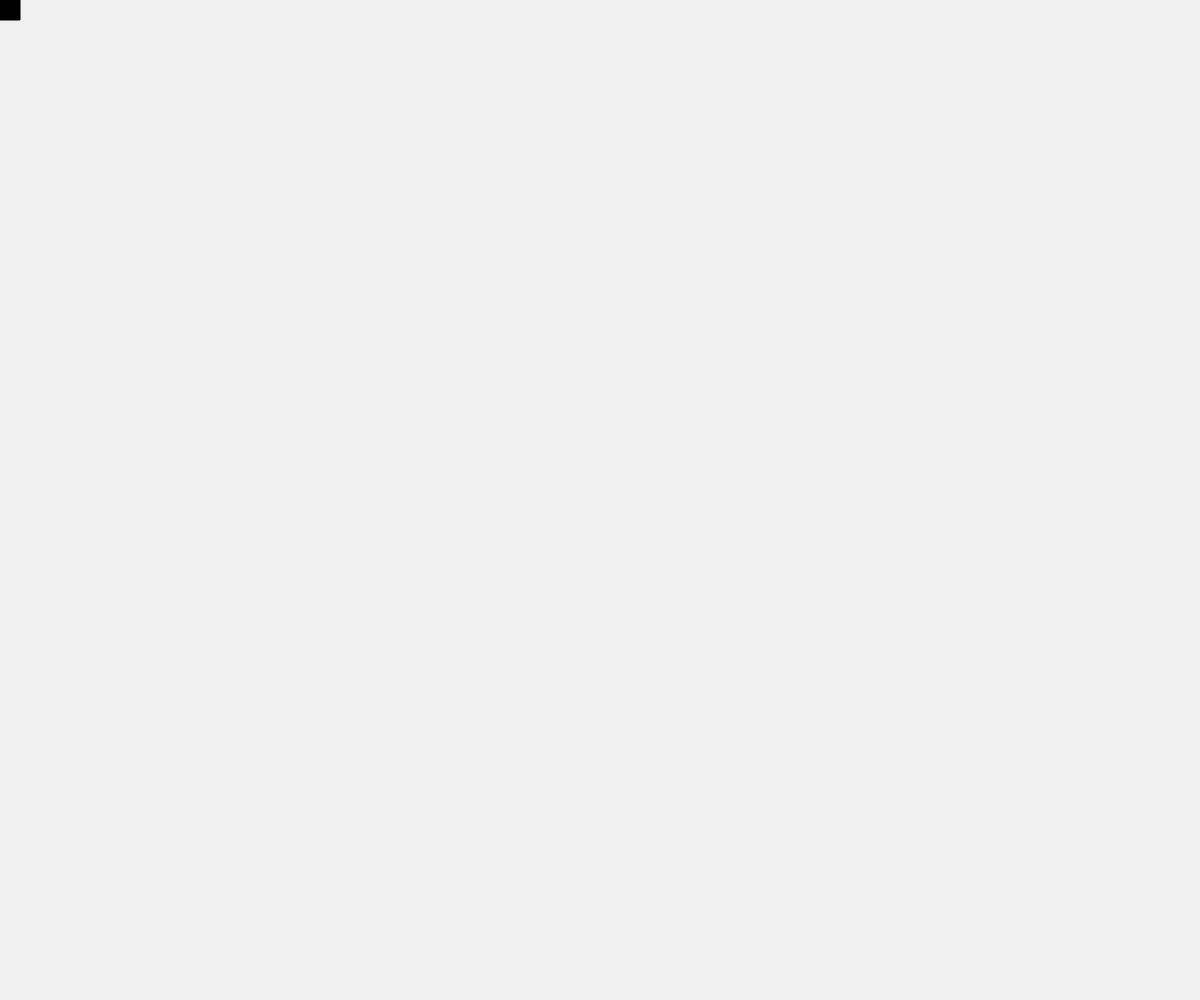
Frame 1 (no input)
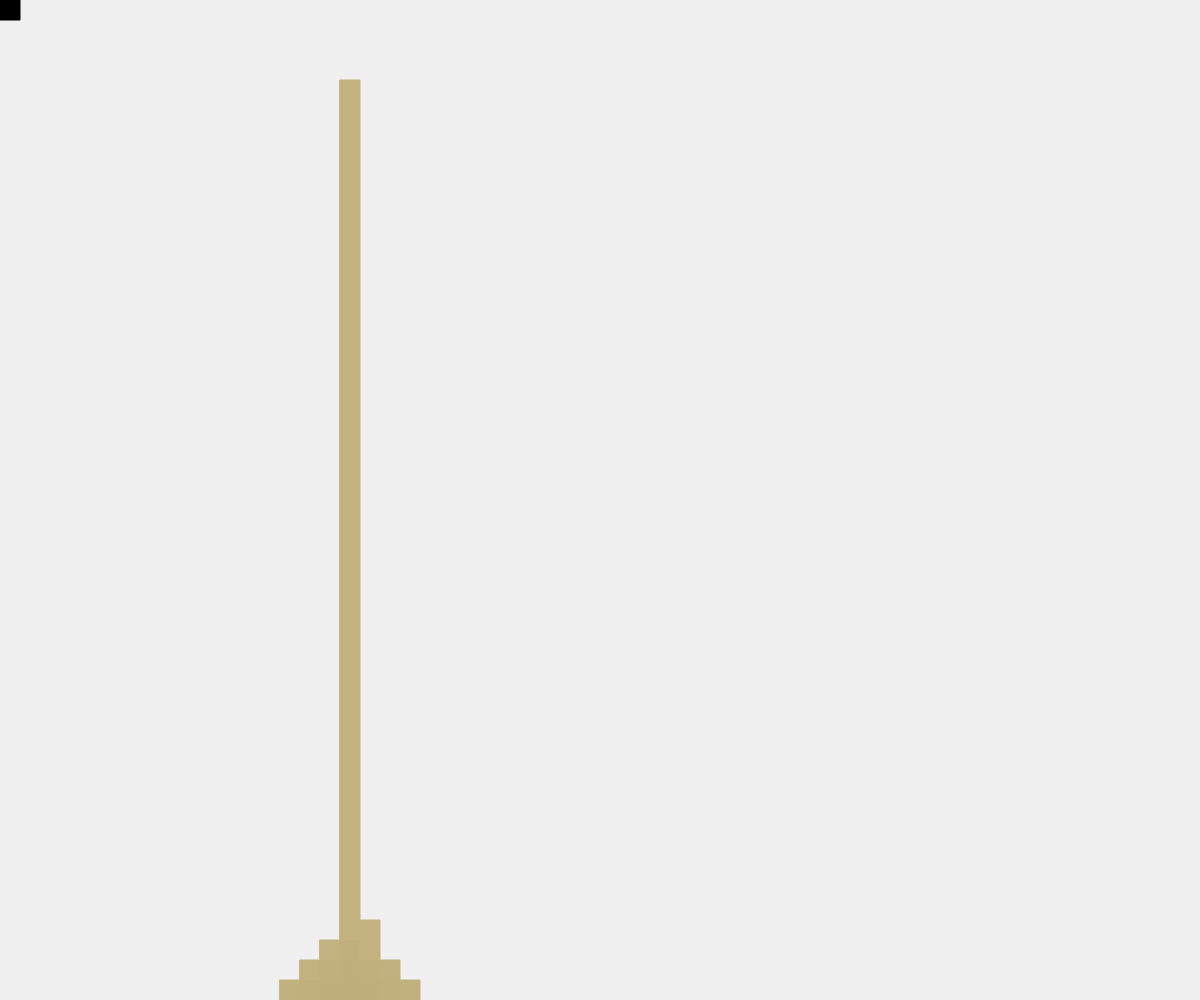
Frame 60 (no input)
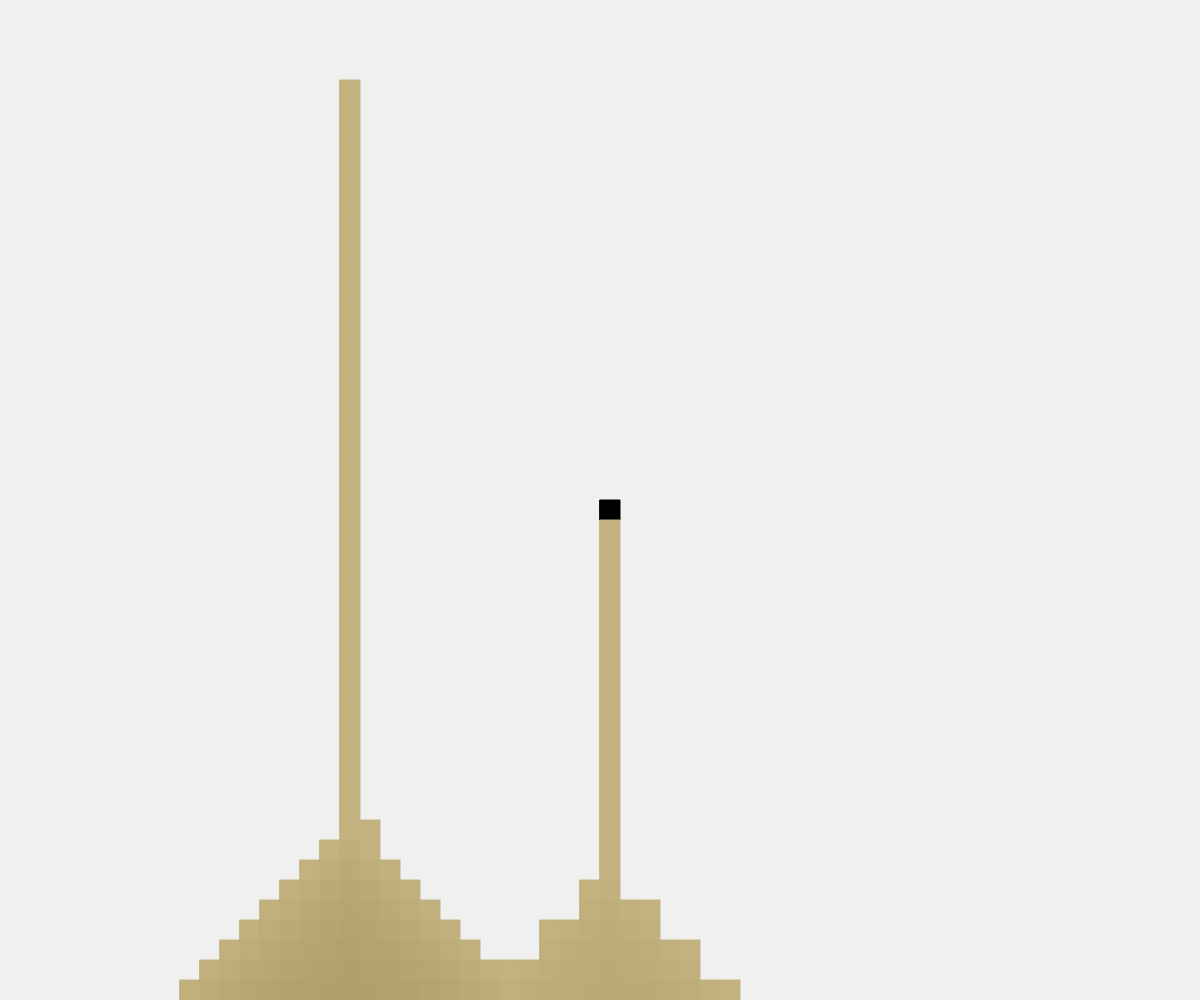
Frame 120 (the mouse pressed at the canvas centre since frame 60)

The p5.js sketch that drew these frames (run headless with seeded random() and noise() and a simulated clock; from frame 60 on, the mouse is pressed at the canvas centre):

// p5.js sketch
// ── sketch.js
// Canvas variables
const gridSize = 20;
const backgroundColor = [240, 240, 240];
let canvasWidth, canvasHeight;

let grid = [];
let particleType = 1;   // 1 for sand, 2 for water, 3 for wall, etc.

function setup() {
    canvasWidth = floor(windowWidth / gridSize) * gridSize;
    canvasHeight = floor(windowHeight / gridSize) * gridSize;

    createCanvas(canvasWidth, canvasHeight);
    background(backgroundColor);

    // Create grid
    let grid_height = floor(windowHeight / gridSize)
    let grid_width = floor(windowWidth / gridSize)

    for (let i = 0; i < grid_height; i++) {
        grid.push([]);

        for (let j = 0; j < grid_width; j++) {
            grid[i].push(0);
        }
    }

    frameRate(60);
}

function draw() {
    background(backgroundColor);

    // Draw mouse cursor
    fill(0, 0, 0);
    stroke(0, 0, 0);
    rect(roundToGrid(mouseX), roundToGrid(mouseY), gridSize, gridSize);

    updateParticles();

    displayParticles();

    spawnParticles(17, 3);

    if (mouseIsPressed) {
        let gridX = convertPixelsToGrid(mouseX);
        let gridY = convertPixelsToGrid(mouseY);

        if (gridY < grid.length && gridX < grid[0].length && gridY >= 0 && gridX >= 0) {
            if (particleType == 0) {
                grid[gridY][gridX] = 0;
                grid[gridY][gridX+1] = 0;
                grid[gridY][gridX-1] = 0;
                grid[gridY+1][gridX] = 0;
                grid[gridY+1][gridX+1] = 0;
                grid[gridY+1][gridX-1] = 0;
                grid[gridY-1][gridX] = 0;
                grid[gridY-1][gridX+1] = 0;
                grid[gridY-1][gridX-1] = 0;
            }
            else if (grid[gridY][gridX] == 0) {
                if (particleType == 1) {
                    grid[gridY][gridX] = new Sand(gridX, gridY);
                }
            }

        }
    }
}

function keyPressed() {
    if (key == '1') {
        particleType = 1;
    }
    else if (key == '0') {
        particleType = 0;
    }
}

function updateParticles() {
    for (let j = 0; j < grid[0].length; j++) {
        for (let i = grid.length - 1; i >= 0; i--) {
            if (grid[i][j] != 0) {
                grid[i][j].update();
            }
        }
    }
}

function displayParticles() {
    for (let i = 0; i < grid.length; i++) {
        for (let j = 0; j < grid[i].length; j++) {
            if (grid[i][j] != 0) {
                grid[i][j].show();
            }
        }
    }
}

function spawnParticles(x, y) {
    grid[y][x] = new Sand(x, y);
}

// Conversion functions
function roundToGrid(val) {
    return floor(val / gridSize) * gridSize;
}

function convertGridToPixels(val) {
    return val * gridSize;
}

function convertPixelsToGrid(val) {
    return floor(val / gridSize);
}

// ── Sand.js
const colorShift = 0.25;
const sandColorBright = [194, 178, 128];
const sandColorDark = [80, 64, 14];
const particleSpeed = 1;

class Sand {
    constructor(x, y) {
        this.particlePos = [x, y];
        this.particleSpeed = 1;
        this.particleAge = 0;
        this.updated = false;
        this.color = sandColorBright;
    }

    update() {
        if (!this.updated) {
            this.particleAge++;

            this.moveParticle();
            this.changeColor();
            this.updated = true;
        }
    }

    moveParticle() {
        this.particleSpeed = particleSpeed;

        if (this.particleSpeed > 0) {
            // See if it's at the bottom of the screen
            if (this.particlePos[1] + this.particleSpeed >= grid.length) {
                this.particlePos[1] = grid.length - 1;
                grid[this.particlePos[1]][this.particlePos[0]] = this;
                this.particleSpeed = 0;
            }
            // See if it can go down
            else if (grid[this.particlePos[1] + this.particleSpeed][this.particlePos[0]] == 0) {
                grid[this.particlePos[1] + this.particleSpeed][this.particlePos[0]] = this;
                grid[this.particlePos[1]][this.particlePos[0]] = 0;

                this.particlePos[1] += this.particleSpeed;
            }
            // See if it can go down right
            else if (this.particlePos[0] + 1 < grid[0].length && grid[this.particlePos[1] + this.particleSpeed][this.particlePos[0] + 1] == 0) {
                grid[this.particlePos[1] + this.particleSpeed][this.particlePos[0] + 1] = this;
                grid[this.particlePos[1]][this.particlePos[0]] = 0;

                this.particlePos[1] += this.particleSpeed;
                this.particlePos[0]++;
            }
            // See if it can go down left
            else if (this.particlePos[0] - 1 >= 0 && grid[this.particlePos[1] + this.particleSpeed][this.particlePos[0] - 1] == 0) {
                grid[this.particlePos[1] + this.particleSpeed][this.particlePos[0] - 1] = this;
                grid[this.particlePos[1]][this.particlePos[0]] = 0;

                this.particlePos[1] += this.particleSpeed;
                this.particlePos[0]--;
            }
            else {
                this.particleSpeed = 0;
            }
        }
    }

    changeColor() {
        if (this.particleSpeed == 0) {
            if (this.color[0] > sandColorDark[0] && this.color[1] > sandColorDark[1] && this.color[2] > sandColorDark[2]) {
                this.color = [this.color[0] - colorShift, this.color[1] - colorShift, this.color[2] - colorShift];
            }
        }
        else {
            if (this.color[0] < sandColorBright[0] && this.color[1] < sandColorBright[1] && this.color[2] < sandColorBright[2]) {
                this.color = [this.color[0] + (colorShift * 10), this.color[1] + (colorShift * 10), this.color[2] + (colorShift * 10)];
            }
        }
    }

    show() {
        fill(this.color);
        stroke(this.color);
        rect(convertGridToPixels(this.particlePos[0]), convertGridToPixels(this.particlePos[1]), gridSize, gridSize);

        this.updated = false;
    }
}

// ── Wall.js
const wallColor = [127, 127, 127];

class Wall {
    constructor(x, y) {
        this.type = 'wall';
        this.particlePos = [x, y];
    }

    update() {
        // Do nothing
    }

    draw() {
        fill(wallColor);
        stroke(wallColor);
        rect(convertGridToPixels(this.particlePos[0]), convertGridToPixels(this.particlePos[1]), gridSize, gridSize);
    }
}
// ── Water.js
const waterColorLight = [100, 100, 255];
// ── style.css
html, body {
    margin: 0;
    padding: 0;

    height: 100%;
    overflow-x: hidden;

    font-family: monospace;
}

canvas {
    display: block;
}
